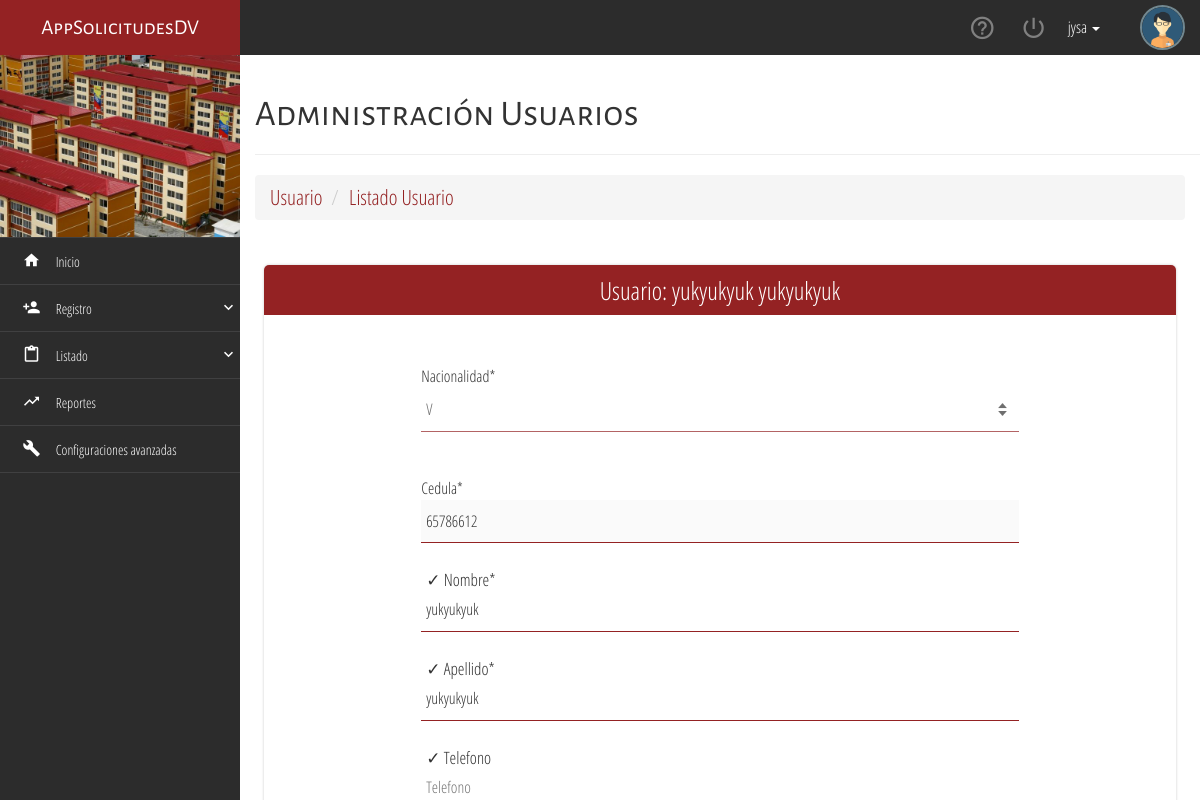
/usuario/4/update/ (signed in), run on an earlier commit of the app's database.
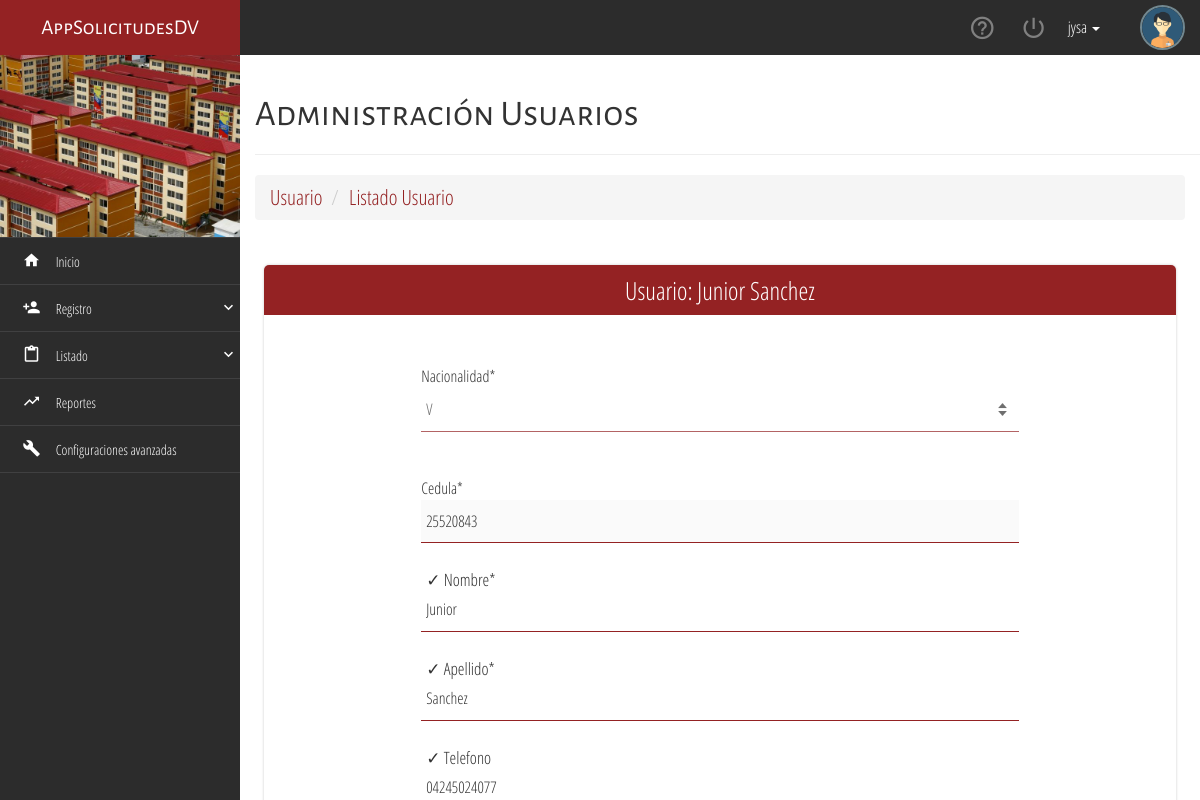
And on a later commit of the database.
### usuario/models.py (models this page shows, shortened)
class Usuario(AbstractBaseUser, PermissionsMixin):
    username = models.CharField(_('username'),
                                max_length=40, null=False, unique=True)
    tipo_cedula = models.CharField(
        max_length=1, choices=(('V', 'V'), ('E', 'E')))
    cedula = models.CharField(unique=True, blank=True, null=True, max_length=8)
    nombre = models.CharField(max_length=60)
    apellido = models.CharField(max_length=60)
    telefono = models.CharField(blank=True, null=True, max_length=11)
    fecha_nacimiento = models.DateField(null=True, blank=True)
    correo = models.EmailField(blank=True, null=True)
    direccion = models.CharField(max_length=9999, blank=True, null=True)
    is_solicitante = models.BooleanField(default=False)
    is_trabajador = models.BooleanField(default=False)
    is_active = models.BooleanField(_('active'), default=True)
    is_staff = models.BooleanField(_('staff status'), default=False)
    is_superuser = models.BooleanField(_('superuser status'), default=False)
    date_joined = models.DateTimeField(_('date joined'), default=timezone.now)
    created_at = models.DateTimeField(auto_now_add=True)
    updated_at = models.DateTimeField(auto_now=True)
    objects = UsuarioManager()
    USERNAME_FIELD = 'username'
    def get_full_name(self):
        return '{} {}'.format(self.nombre, self.apellido)

### usuario/views.py (the view, shortened to what this page needs)
class UsuarioUpdateView(LoginRequiredMixin, UpdateView):
    model = models.Usuario
    form_class = forms.UsuarioActualizarForm
    def get_context_data(self, **kwargs):
        context = super(UsuarioUpdateView, self).get_context_data(**kwargs)
        context['user'] = {"exist": True, "user": self.object}
        return context

### usuario/forms.py
class UsuarioActualizarForm(forms.ModelForm):
    tipo_cedula = forms.ChoiceField(choices=(('V', 'V'), ('E', 'E')), disabled=True)
    cedula = forms.CharField(disabled=True)
    class Meta:
        model = models.Usuario
        fields = ('tipo_cedula', 'cedula', 'nombre',
                  'apellido', 'telefono', 'fecha_nacimiento',
                  'correo', 'direccion')

### templates/usuario/usuario_form.html (shortened to what this page needs)
{% extends "base.html" %}
{% load static %}
{% load widget_tweaks %}
{% block title_page %}Administración Usuarios{% endblock %}
{% block context %}
<div class="container-fluid">
    <div class="row">
        <div class="col-xs-12 lead">
            <ol class="breadcrumb">
                <li class="active">Usuario</li>
                <li><a href="{% url 'usuario:list' %}">Listado Usuario</a></li>
            </ol>
        </div>
    </div>
</div>
<div class="container-fluid">
    <div class="container-flat-form">
        {% if user.exist %}
        <div class="title-flat-form">Usuario: {{ user.user.get_full_name }}</div>
        {% else %}
        <div class="title-flat-form">Registrar un nuevo usuario</div>
        {% endif %}
        <form autocomplete="off" method="POST">
            <div class="row">
                <div class="col-xs-12 col-sm-8 col-sm-offset-2">
                    <div class="group-material">
                        <span>Nacionalidad*</span>
                        {{ form.tipo_cedula|add_class:"material-control tooltips-general"|attr:"data-toggle:tooltip"|attr:"data-toggle:top"|attr:"required:required"|attr:"title:EligeEl Tipo De Cedula"|attr:"autofocus" }}
                    </div>
                    <div class="group-material">
                        {% if not user.exist %}
                        {{ form.cedula|add_class:"material-control tooltips-general"|attr:"placeholder:Cedula"|attr:"required:required"|attr:"maxlength:8"|attr:"pattern:[0-9]{1,8}"|attr:"data-toggle:tooltip"|attr:"data-placement:top"|attr:"title:Escribela cedula del administrador" }}
                        <span class="highlight"></span>
                        <span class="bar"></span>
                        <label>Cedula*</label>
                        {% else %}
                        <span>Cedula*</span>
                        {{ form.cedula|add_class:"material-control tooltips-general"|attr:"required:required"|attr:"maxlength:8"|attr:"pattern:[0-9]{1,8}"|attr:"data-toggle:tooltip"|attr:"data-placement:top"|attr:"title:La Cedula Esta Ihnabilitada para la edición" }}
                        <span class="highlight"></span>
                        {% endif %}
                    </div>
                    <div class="group-material">
                        {{ form.nombre|add_class:"material-control tooltips-general"|attr:"placeholder:Nombre"|attr:"required:required"|attr:"maxlength:60"|attr:"pattern:[a-zA-ZáéíóúÁÉÍÓÚñÑ ]{1,60}"|attr:"data-toggle:tooltip"|attr:"data-placement:top"|attr:"title:Escribe el nombre del administrador" }}
                        <span class="highlight"></span>
                        <label>Nombre*</label>
                    </div>
                    <div class="group-material">
                        {{ form.apellido|add_class:"material-control tooltips-general"|attr:"placeholder:Apellido"|attr:"required:required"|attr:"maxlength:60"|attr:"pattern:[a-zA-ZáéíóúÁÉÍÓÚñÑ ]{1,60}"|attr:"data-toggle:tooltip"|attr:"data-placement:top"|attr:"title:Escribe el apellido del administrador" }}
                        <span class="highlight"></span>
                        <label>Apellido*</label>
                    </div>
                    <div class="group-material">
                        {{ form.telefono|add_class:"material-control tooltips-general"|attr:"placeholder:Telefono"|attr:"maxlength:11"|attr:"pattern:[0-9]{1,11}"|attr:"data-toggle:tooltip"|attr:"data-placement:top"|attr:"title:Escribe el Telefono del administrador" }}
                        <span class="highlight"></span>
                        <label>Telefono</label>
                    </div>
                </div>
            </div>
        </form>
    </div>
</div>
{% endblock %}

What changed in the data, as far as the page shows it:
changed Usuario: user.get_full_name "yukyukyuk yukyukyuk" → "Junior Sanchez"; cedula "65786612" → "25520843"; nombre "yukyukyuk" → "Junior"; apellido "yukyukyuk" → "Sanchez"; telefono (not shown) → "04245024077"
